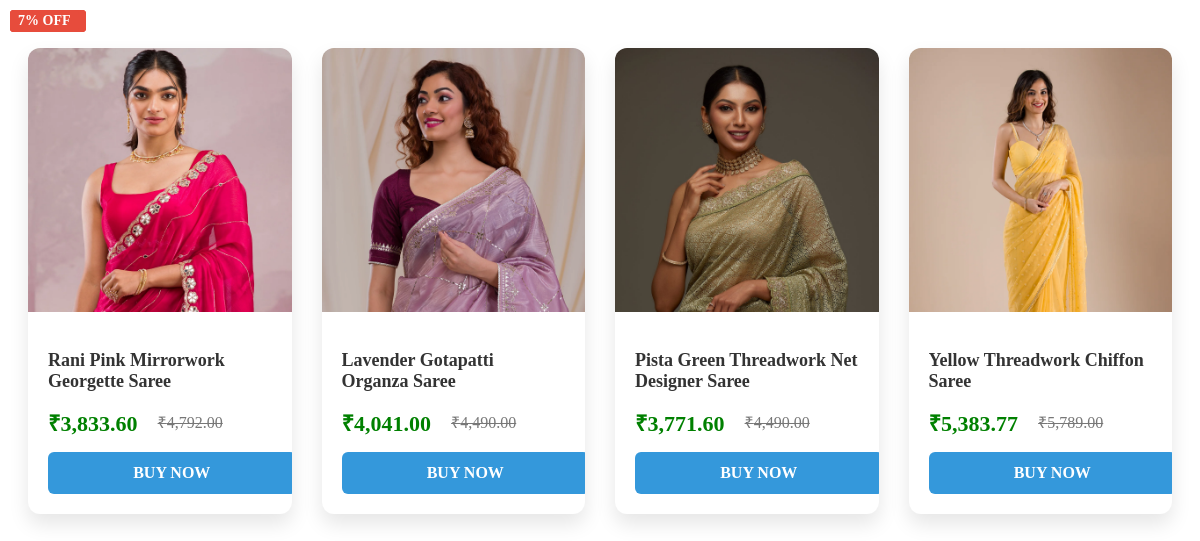
Before: /product.php with the older database file.
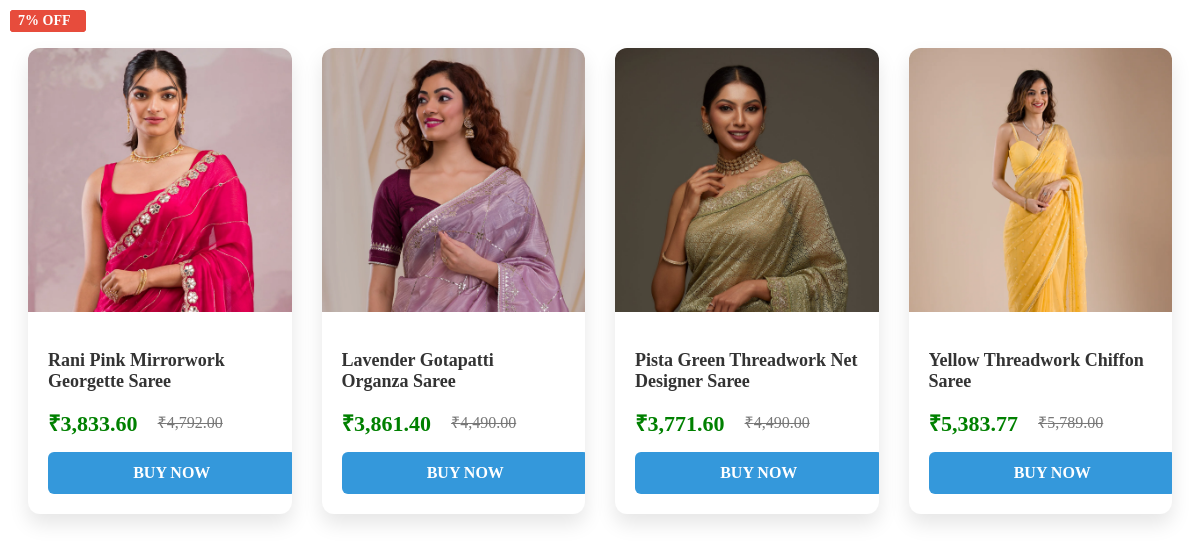
After: the same page with the newer database file.
### tables this page shows
CREATE TABLE `product` (
  `Product_id` int(11) NOT NULL,
  `Name` text NOT NULL,
  `Description` text NOT NULL,
  `Price` int(11) NOT NULL,
  `w_data` text NOT NULL,
  `discount_p` int(11) NOT NULL,
  `Img_filename1` text NOT NULL,
  `Img_filename2` text NOT NULL,
  `Img_filename3` text NOT NULL,
  `Img_filename4` text NOT NULL,
  `Img_filename5` text NOT NULL,
  `Img_filename6` text NOT NULL,
  `Category` varchar(30) NOT NULL,
  `Availability` varchar(30) NOT NULL
);

### product.php (the view, shortened to what this page needs)
<?php
include_once 'connection.php';
$sql = "SELECT * FROM product WHERE Availability = 'Instock' OR Availability = 'Available'";
$result = mysqli_query($conn, $sql);
?>
<div class="container">
    <div class="product-grid">
        <?php while ($row = mysqli_fetch_assoc($result)) {
            $discountPercentage = $row['discount_p'];
            $originalPrice = $row['Price'];
            $discountedPrice = $originalPrice * (1 - $discountPercentage / 100);
            ?>
            <div class="product-card">
                <div class="product-image-container">
                    <img src="images/product/<?php echo htmlspecialchars($row['Img_filename1']); ?>"
                        alt="<?php echo htmlspecialchars($row['Name']); ?>" class="product-image">
                </div>
                <div class="product-details">
                    <h3 class="product-name"><?php echo htmlspecialchars($row['Name']); ?></h3>
                    <div class="product-price">
                        <?php if ($discountPercentage > 0) { ?>
                            <span class="discounted-price">₹<?php echo number_format($discountedPrice, 2); ?></span>
                            <span class="original-price">₹<?php echo number_format($originalPrice, 2); ?></span>
                            <span class="discount-badge"><?php echo $discountPercentage; ?>% OFF</span>
                        <?php } else { ?>
                            <span class="regular-price">₹<?php echo number_format($originalPrice, 2); ?></span>
                        <?php } ?>
                    </div>
                    <a href="single_product_view.php?product_id=<?php echo $row['Product_id']; ?>" class="btn-buy-now">
                        Buy Now
                    </a>
                </div>
            </div>
        <?php } ?>
    </div>
</div>

Changed rows visible on the page:
changed product "Lavender Gotapatti Organza Saree": discountedPrice "4,041.00" → "3,861.40"
